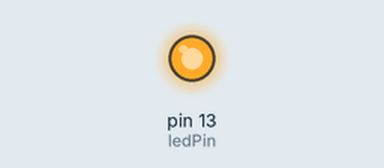
This sketch was run on a simulated Arduino Uno, built with avr-gcc and run on an emulated ATmega328P. On the bench: output pins drawn as LEDs (lit = HIGH).

Above: at 0.4 s.
At 15.7 s:
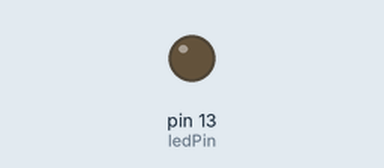
Timing chart, 0 to 21.8 s (numbered marks = the images above):
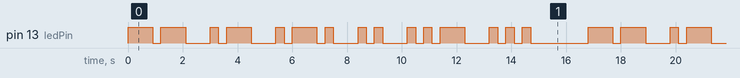

The sketch:

Exercise1_Morse_Name.ino
```cpp
const byte ledPin = 13;
const int timeUnit = 300;

// the setup function runs once when you press reset or power the board
void setup() {

  pinMode(ledPin, OUTPUT);
}

// the loop function runs over and over again forever
void loop() {

MorseCodeM();
MorseCodeA();
MorseCodeR();
MorseCodeI();
MorseCodeU();
MorseCodeS();

delay(timeUnit * 4);

}

void MorseCodeLine() {
  digitalWrite(ledPin, HIGH);
  delay(timeUnit * 3);
  digitalWrite(ledPin, LOW);
  delay(timeUnit);
}

void MorseCodeDot() {
  digitalWrite(ledPin, HIGH);
  delay(timeUnit);
  digitalWrite(ledPin, LOW);
  delay(timeUnit);
}

void MorseCodeM() {
  MorseCodeLine();
  MorseCodeLine();
  delay(timeUnit * 2);
}

void MorseCodeA() {
  MorseCodeDot();
  MorseCodeLine();
  delay(timeUnit * 2);
}

void MorseCodeR() {
  MorseCodeDot();
  MorseCodeLine();
  MorseCodeDot();
  delay(timeUnit * 2);
}

void MorseCodeI() {
  MorseCodeDot();
  MorseCodeDot();
  delay(timeUnit * 2);
}

void MorseCodeU() {
  MorseCodeDot();
  MorseCodeDot();
  MorseCodeLine();
  delay(timeUnit * 2);
}

void MorseCodeS() {
  for (int i = 0; i < 3; i++) {
    MorseCodeDot();
  }
  delay(timeUnit * 2);
}
```

Measured:
- by itself, pin 13 (ledPin): moves between LOW and HIGH, repeating every 16.8 s
- by itself, everything shown: repeats every 16.8 s, in 30 steps
